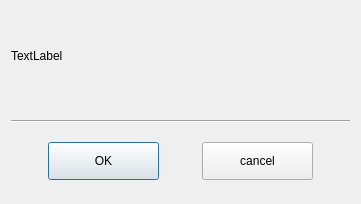
<?xml version="1.0" encoding="UTF-8"?>
<ui version="4.0">
 <class>MessageTip</class>
 <widget class="QDialog" name="MessageTip">
  <property name="windowModality">
   <enum>Qt::NonModal</enum>
  </property>
  <property name="enabled">
   <bool>true</bool>
  </property>
  <property name="geometry">
   <rect>
    <x>0</x>
    <y>0</y>
    <width>361</width>
    <height>204</height>
   </rect>
  </property>
  <property name="windowTitle">
   <string>MessageTip</string>
  </property>
  <property name="autoFillBackground">
   <bool>false</bool>
  </property>
  <layout class="QVBoxLayout" name="verticalLayout" stretch="1,5,2,3,1,3,1">
   <item>
    <spacer name="verticalSpacer">
     <property name="orientation">
      <enum>Qt::Vertical</enum>
     </property>
     <property name="sizeHint" stdset="0">
      <size>
       <width>20</width>
       <height>40</height>
      </size>
     </property>
    </spacer>
   </item>
   <item>
    <widget class="QLabel" name="label">
     <property name="text">
      <string>TextLabel</string>
     </property>
    </widget>
   </item>
   <item>
    <spacer name="verticalSpacer_2">
     <property name="orientation">
      <enum>Qt::Vertical</enum>
     </property>
     <property name="sizeHint" stdset="0">
      <size>
       <width>20</width>
       <height>40</height>
      </size>
     </property>
    </spacer>
   </item>
   <item>
    <widget class="Line" name="line">
     <property name="autoFillBackground">
      <bool>false</bool>
     </property>
     <property name="orientation">
      <enum>Qt::Horizontal</enum>
     </property>
    </widget>
   </item>
   <item>
    <spacer name="verticalSpacer_3">
     <property name="orientation">
      <enum>Qt::Vertical</enum>
     </property>
     <property name="sizeHint" stdset="0">
      <size>
       <width>20</width>
       <height>40</height>
      </size>
     </property>
    </spacer>
   </item>
   <item>
    <layout class="QHBoxLayout" name="horizontalLayout" stretch="1,3,1,3,1">
     <item>
      <spacer name="horizontalSpacer">
       <property name="orientation">
        <enum>Qt::Horizontal</enum>
       </property>
       <property name="sizeHint" stdset="0">
        <size>
         <width>40</width>
         <height>20</height>
        </size>
       </property>
      </spacer>
     </item>
     <item>
      <widget class="QPushButton" name="OK">
       <property name="sizePolicy">
        <sizepolicy hsizetype="Minimum" vsizetype="Ignored">
         <horstretch>0</horstretch>
         <verstretch>0</verstretch>
        </sizepolicy>
       </property>
       <property name="text">
        <string>OK</string>
       </property>
      </widget>
     </item>
     <item>
      <spacer name="horizontalSpacer_2">
       <property name="orientation">
        <enum>Qt::Horizontal</enum>
       </property>
       <property name="sizeHint" stdset="0">
        <size>
         <width>40</width>
         <height>20</height>
        </size>
       </property>
      </spacer>
     </item>
     <item>
      <widget class="QPushButton" name="cancel">
       <property name="sizePolicy">
        <sizepolicy hsizetype="Minimum" vsizetype="Ignored">
         <horstretch>0</horstretch>
         <verstretch>0</verstretch>
        </sizepolicy>
       </property>
       <property name="text">
        <string>cancel</string>
       </property>
      </widget>
     </item>
     <item>
      <spacer name="horizontalSpacer_3">
       <property name="orientation">
        <enum>Qt::Horizontal</enum>
       </property>
       <property name="sizeHint" stdset="0">
        <size>
         <width>40</width>
         <height>20</height>
        </size>
       </property>
      </spacer>
     </item>
    </layout>
   </item>
   <item>
    <spacer name="verticalSpacer_4">
     <property name="orientation">
      <enum>Qt::Vertical</enum>
     </property>
     <property name="sizeHint" stdset="0">
      <size>
       <width>20</width>
       <height>40</height>
      </size>
     </property>
    </spacer>
   </item>
  </layout>
 </widget>
 <resources/>
 <connections/>
</ui>
